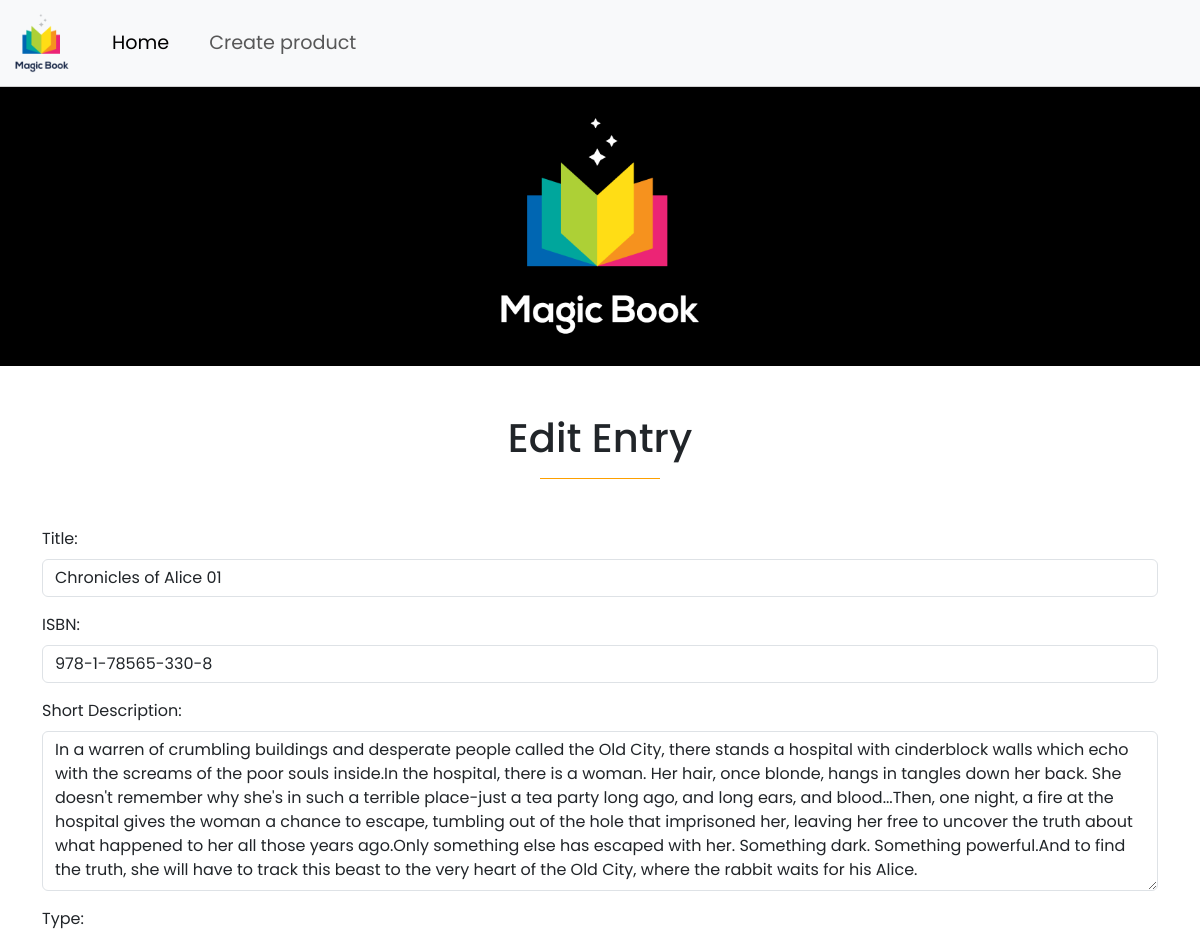
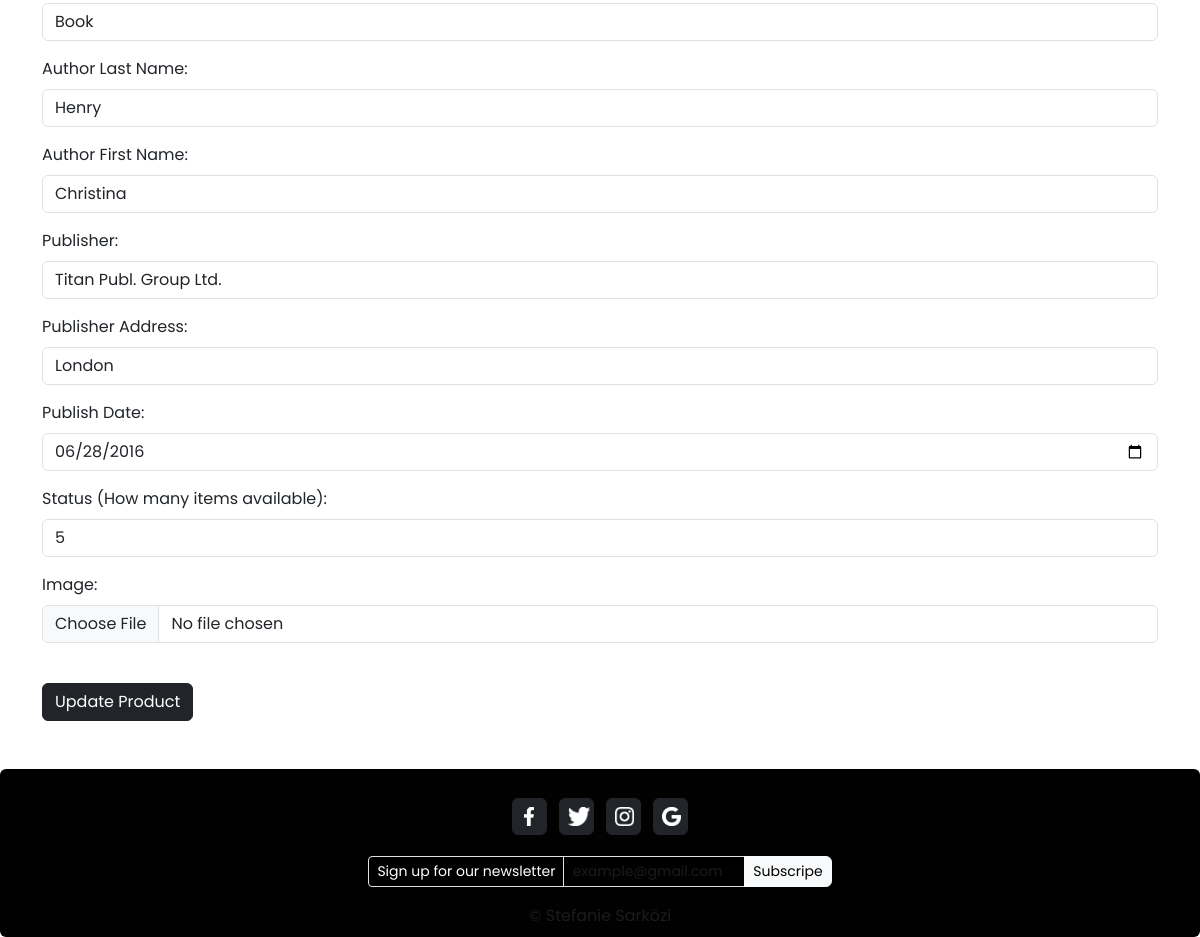
Page /php/edit.php?x=2 on the committed database (2 pictures, top to bottom).
### tables this page shows
CREATE TABLE `media` (
  `id` int(11) NOT NULL,
  `title` varchar(40) NOT NULL,
  `image` varchar(100) DEFAULT NULL,
  `ISBN` varchar(20) NOT NULL,
  `short_description` text NOT NULL,
  `type` varchar(15) NOT NULL,
  `author_first_name` varchar(20) NOT NULL,
  `author_last_name` varchar(20) NOT NULL,
  `publisher_name` varchar(30) NOT NULL,
  `publisher_address` varchar(50) NOT NULL,
  `publish_date` date NOT NULL,
  `status` int(100) NOT NULL
);

### php/edit.php (the view, shortened to what this page needs)
<?php
    require_once "db.connect.php";
    $id = $_GET["x"];
    $sql = "SELECT * FROM `media` WHERE `id` = $id";
    $result = mysqli_query($connect, $sql);
    $row = mysqli_fetch_assoc($result);
?>
<!DOCTYPE html>
<html lang="en">
<head>
    <link href="https://cdn.jsdelivr.net/npm/bootstrap@5.3.0/dist/css/bootstrap.min.css" rel="stylesheet">
</head>
<body>
<nav class="navbar navbar-expand-lg bg-body-tertiary">
    <div class="container-fluid">
        <a class="navbar-brand" href="index.php"> <img src="../images/logo.png" style="width: 5vw;" >  </a>
        <div class="collapse navbar-collapse" id="navbarSupportedContent">
        <ul class="navbar-nav me-auto mb-2 mb-lg-0">
            <li class="nav-item ms-3 me-4">
            <a class="nav-link active" aria-current="page" href="index.php">Home</a>
            </li>
            <li class="nav-item">
            <a class="nav-link" href="create.php">Create product</a>
            </li>
        </ul>
        </div>
    </div>
    </nav>
    <div class="headerImage mb-5"></div>
    <div class="text-center">
        <h1 >Edit Entry</h1>
        <hr class="MLLine" style="width:10vw;">
    </div>
    <div class="container mt-5 mb-5">
       <form method="POST" enctype="multipart/form-data">
           <div class="mb-3 mt-3">
               <label for="title" class= "form-label">Title:</label>
               <input  type="text" class="form-control" id="title" aria-describedby="title"
                name="title" value="<?= $row["title"] ?>">
            </div>
            <div class="mb-3">
                <label for="ISBN" class="form-label">ISBN:</label>
                <input type="text" class="form-control"  id="ISBN"  aria-describedby="ISBN"  name="ISBN" value="<?= $row["ISBN"] ?>">
            </div>
            <div class="mb-3">
                <label for="short_description" class="form-label">Short Description:</label>
                <textarea type="text" style="height: 20vh;" class="form-control"  id="short_description"  aria-describedby="short_description"  name="short_description"><?= $row["short_description"] ?></textarea>
            </div>
            <div class="mb-3">
                <label for="type" class="form-label">Type:</label>
                <input type="text" class="form-control"  id="type"  aria-describedby="type"  name="type" value="<?= $row["type"]?>">
            </div>
            <div class="mb-3">
                <label for="author_last_name" class="form-label">Author Last Name:</label>
                <input type="text" class="form-control"  id="author_last_name"  aria-describedby="author_last_name"  name="author_last_name" value="<?= $row["author_last_name"]?>">
            </div>
            <div class="mb-3">
                <label for="author_first_name" class="form-label">Author First Name:</label>
                <input type="text" class="form-control"  id="author_first_name"  aria-describedby="author_first_name"  name="author_first_name" value="<?= $row["author_first_name"]?>">
            </div>
            <div class="mb-3">
                <label for="publisher_name" class="form-label">Publisher:</label>
                <input type="text" class="form-control"  id="publisher_name"  aria-describedby="publisher_name"  name="publisher_name" value="<?= $row["publisher_name"]?>">
            </div>
            <div class="mb-3">
                <label for="publisher_address" class="form-label">Publisher Address:</label>
                <input type="text" class="form-control"  id="publisher_address"  aria-describedby="publisher_address"  name="publisher_address" value="<?= $row["publisher_address"]?>">
            </div>
            <div class="mb-3">
                <label for="publish_date" class="form-label">Publish Date:</label>
                <input type="date" class="form-control"  id="publish_date"  aria-describedby="publish_date"  name="publish_date" value="<?= $row["publish_date"]?>">
            </div>
            <div class="mb-3">
                <label for="status" class="form-label">Status (How many items available):</label>
                <input type="number" class="form-control"  id="status"  aria-describedby="status"  name="status" value="<?= $row["status"]?>">
            </div>
           <div class="mb-3">
                <label for="image" class="form-label">Image:</label>
                <input type = "file" class="form-control" id="image" aria-describedby="image"   name="image">
            </div>
            <button name="update" type="submit" class="btn btn-dark mt-4">Update Product</button>
        </form>
    </div>
    <footer >
        <div class="card text-center bg-black">
            <div class="card-header mt-3">
                <a class="btn btn-dark p-1 m-1" style="width: 3%;" href="#" role="button"><img src="../images/Facebook.png" width="40%" class="m-1"></a>
                <a class="btn btn-dark p-1 m-1" style="width: 3%;" href="#" role="button"><img src="../images/twitter.png" width="90%" class="m-1"></a>
                <a class="btn btn-dark p-1 m-1" style="width: 3%;" href="#" role="button"><img src="../images/instagram.png" width="75%"  class="m-1"></a>
                <a class="btn btn-dark p-1 m-1" style="width: 3%;" href="#" role="button"><img src="../images/google.png" width="75%"  class="m-1"></a>
            </div>
            <span class="card-body input-group input-group-sm  mx-auto p-2" style="width: 40%;" >
                <span class="input-group-text bg-black text-white">Sign up for our newsletter</span>
                <input type="text" name="email" autocomplete="email" class="form-control bg-black" placeholder="example@gmail.com">
                <button class=" btn rounded-end btn-light " type="button" id="button-addon1"> Subscripe</button>
            </span>
            <div class="card-footer text-body-secondary">
                &copy; Stefanie Sarközi
            </div>
          </div>
    </footer>
</body>
</html>

### css/create.css (style rules this page uses)
* { font-family: 'Poppins', sans-serif; }
.navbar { font-size:larger; }
.headerImage { background-image: url("../images/hero2.png"); width: 100%; height: 35vh; background-position: center; background-repeat: no-repeat; align-items: center; background-size: cover; justify-content: center; position: relative; display: flex; }
.MLLine { margin-left: 45%; color: #fda000; opacity: 100%; }

### rows in the picture
media: title "Chronicles of Alice 01", ISBN "978-1-78565-330-8", short_description "In a warren of crumbling buildings and desperate people called the Old City, there stands a hospital with cinderblock walls which echo with the screams of the poor souls inside.In the hospital, there is a woman. Her hair, once blonde, hangs in tangles down her back. She doesn't remember why she's in such a terrible place-just a tea party long ago, and long ears, and blood...Then, one night, a fire at the hospital gives the woman a chance to escape, tumbling out of the hole that imprisoned her, leaving her free to uncover the truth about what happened to her all those years ago.Only something else has escaped with her. Something dark. Something powerful.And to find the truth, she will have…", type "Book", author_last_name "Henry", author_first_name "Christina", publisher_name "Titan Publ. Group Ltd.", publisher_address "London", publish_date "06/28/2016", status "5"
